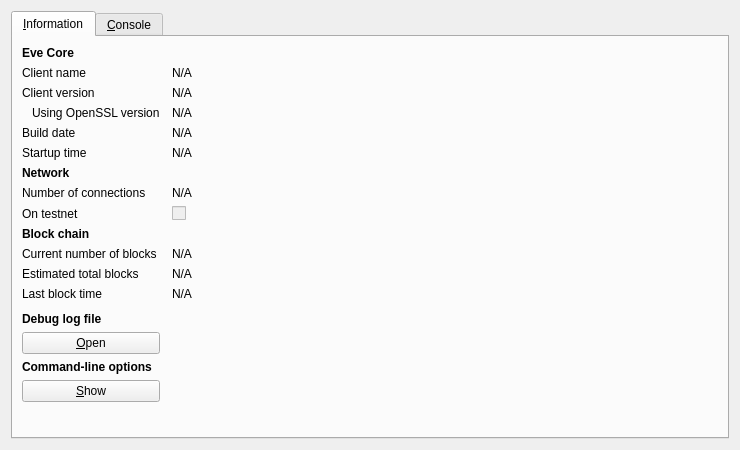
<?xml version="1.0" encoding="UTF-8"?>
<ui version="4.0">
 <class>RPCConsole</class>
 <widget class="QDialog" name="RPCConsole">
  <property name="geometry">
   <rect>
    <x>0</x>
    <y>0</y>
    <width>740</width>
    <height>450</height>
   </rect>
  </property>
  <property name="windowTitle">
   <string>Eve - Debug window</string>
  </property>
  <layout class="QVBoxLayout" name="verticalLayout_2">
   <item>
    <widget class="QTabWidget" name="tabWidget">
     <property name="currentIndex">
      <number>0</number>
     </property>
     <widget class="QWidget" name="tab_info">
      <attribute name="title">
       <string>&amp;Information</string>
      </attribute>
      <layout class="QGridLayout" name="gridLayout" columnstretch="0,1">
       <property name="horizontalSpacing">
        <number>12</number>
       </property>
       <item row="0" column="0">
        <widget class="QLabel" name="label_9">
         <property name="font">
          <font>
           <weight>75</weight>
           <bold>true</bold>
          </font>
         </property>
         <property name="text">
          <string>Eve Core</string>
         </property>
        </widget>
       </item>
       <item row="1" column="0">
        <widget class="QLabel" name="label_5">
         <property name="text">
          <string>Client name</string>
         </property>
        </widget>
       </item>
       <item row="1" column="1">
        <widget class="QLabel" name="clientName">
         <property name="cursor">
          <cursorShape>IBeamCursor</cursorShape>
         </property>
         <property name="text">
          <string>N/A</string>
         </property>
         <property name="textFormat">
          <enum>Qt::PlainText</enum>
         </property>
         <property name="textInteractionFlags">
          <set>Qt::LinksAccessibleByMouse|Qt::TextSelectableByKeyboard|Qt::TextSelectableByMouse</set>
         </property>
        </widget>
       </item>
       <item row="2" column="0">
        <widget class="QLabel" name="label_6">
         <property name="text">
          <string>Client version</string>
         </property>
        </widget>
       </item>
       <item row="2" column="1">
        <widget class="QLabel" name="clientVersion">
         <property name="cursor">
          <cursorShape>IBeamCursor</cursorShape>
         </property>
         <property name="text">
          <string>N/A</string>
         </property>
         <property name="textFormat">
          <enum>Qt::PlainText</enum>
         </property>
         <property name="textInteractionFlags">
          <set>Qt::LinksAccessibleByMouse|Qt::TextSelectableByKeyboard|Qt::TextSelectableByMouse</set>
         </property>
        </widget>
       </item>
       <item row="3" column="0">
        <widget class="QLabel" name="label_14">
         <property name="text">
          <string>Using OpenSSL version</string>
         </property>
         <property name="indent">
          <number>10</number>
         </property>
        </widget>
       </item>
       <item row="3" column="1">
        <widget class="QLabel" name="openSSLVersion">
         <property name="cursor">
          <cursorShape>IBeamCursor</cursorShape>
         </property>
         <property name="text">
          <string>N/A</string>
         </property>
         <property name="textFormat">
          <enum>Qt::PlainText</enum>
         </property>
         <property name="textInteractionFlags">
          <set>Qt::LinksAccessibleByMouse|Qt::TextSelectableByKeyboard|Qt::TextSelectableByMouse</set>
         </property>
        </widget>
       </item>
       <item row="4" column="0">
        <widget class="QLabel" name="label_12">
         <property name="text">
          <string>Build date</string>
         </property>
        </widget>
       </item>
       <item row="4" column="1">
        <widget class="QLabel" name="buildDate">
         <property name="cursor">
          <cursorShape>IBeamCursor</cursorShape>
         </property>
         <property name="text">
          <string>N/A</string>
         </property>
         <property name="textFormat">
          <enum>Qt::PlainText</enum>
         </property>
         <property name="textInteractionFlags">
          <set>Qt::LinksAccessibleByMouse|Qt::TextSelectableByKeyboard|Qt::TextSelectableByMouse</set>
         </property>
        </widget>
       </item>
       <item row="5" column="0">
        <widget class="QLabel" name="label_13">
         <property name="text">
          <string>Startup time</string>
         </property>
        </widget>
       </item>
       <item row="5" column="1">
        <widget class="QLabel" name="startupTime">
         <property name="cursor">
          <cursorShape>IBeamCursor</cursorShape>
         </property>
         <property name="text">
          <string>N/A</string>
         </property>
         <property name="textFormat">
          <enum>Qt::PlainText</enum>
         </property>
         <property name="textInteractionFlags">
          <set>Qt::LinksAccessibleByMouse|Qt::TextSelectableByKeyboard|Qt::TextSelectableByMouse</set>
         </property>
        </widget>
       </item>
       <item row="6" column="0">
        <widget class="QLabel" name="label_11">
         <property name="font">
          <font>
           <weight>75</weight>
           <bold>true</bold>
          </font>
         </property>
         <property name="text">
          <string>Network</string>
         </property>
        </widget>
       </item>
       <item row="7" column="0">
        <widget class="QLabel" name="label_7">
         <property name="text">
          <string>Number of connections</string>
         </property>
        </widget>
       </item>
       <item row="7" column="1">
        <widget class="QLabel" name="numberOfConnections">
         <property name="cursor">
          <cursorShape>IBeamCursor</cursorShape>
         </property>
         <property name="text">
          <string>N/A</string>
         </property>
         <property name="textFormat">
          <enum>Qt::PlainText</enum>
         </property>
         <property name="textInteractionFlags">
          <set>Qt::LinksAccessibleByMouse|Qt::TextSelectableByKeyboard|Qt::TextSelectableByMouse</set>
         </property>
        </widget>
       </item>
       <item row="8" column="0">
        <widget class="QLabel" name="label_8">
         <property name="text">
          <string>On testnet</string>
         </property>
        </widget>
       </item>
       <item row="8" column="1">
        <widget class="QCheckBox" name="isTestNet">
         <property name="enabled">
          <bool>false</bool>
         </property>
         <property name="text">
          <string/>
         </property>
        </widget>
       </item>
       <item row="9" column="0">
        <widget class="QLabel" name="label_10">
         <property name="font">
          <font>
           <weight>75</weight>
           <bold>true</bold>
          </font>
         </property>
         <property name="text">
          <string>Block chain</string>
         </property>
        </widget>
       </item>
       <item row="10" column="0">
        <widget class="QLabel" name="label_3">
         <property name="text">
          <string>Current number of blocks</string>
         </property>
        </widget>
       </item>
       <item row="10" column="1">
        <widget class="QLabel" name="numberOfBlocks">
         <property name="cursor">
          <cursorShape>IBeamCursor</cursorShape>
         </property>
         <property name="text">
          <string>N/A</string>
         </property>
         <property name="textFormat">
          <enum>Qt::PlainText</enum>
         </property>
         <property name="textInteractionFlags">
          <set>Qt::LinksAccessibleByMouse|Qt::TextSelectableByKeyboard|Qt::TextSelectableByMouse</set>
         </property>
        </widget>
       </item>
       <item row="11" column="0">
        <widget class="QLabel" name="label_4">
         <property name="text">
          <string>Estimated total blocks</string>
         </property>
        </widget>
       </item>
       <item row="11" column="1">
        <widget class="QLabel" name="totalBlocks">
         <property name="cursor">
          <cursorShape>IBeamCursor</cursorShape>
         </property>
         <property name="text">
          <string>N/A</string>
         </property>
         <property name="textFormat">
          <enum>Qt::PlainText</enum>
         </property>
         <property name="textInteractionFlags">
          <set>Qt::LinksAccessibleByMouse|Qt::TextSelectableByKeyboard|Qt::TextSelectableByMouse</set>
         </property>
        </widget>
       </item>
       <item row="12" column="0">
        <widget class="QLabel" name="label_2">
         <property name="text">
          <string>Last block time</string>
         </property>
        </widget>
       </item>
       <item row="12" column="1">
        <widget class="QLabel" name="lastBlockTime">
         <property name="cursor">
          <cursorShape>IBeamCursor</cursorShape>
         </property>
         <property name="text">
          <string>N/A</string>
         </property>
         <property name="textFormat">
          <enum>Qt::PlainText</enum>
         </property>
         <property name="textInteractionFlags">
          <set>Qt::LinksAccessibleByMouse|Qt::TextSelectableByKeyboard|Qt::TextSelectableByMouse</set>
         </property>
        </widget>
       </item>
       <item row="13" column="0">
        <spacer name="verticalSpacer_2">
         <property name="orientation">
          <enum>Qt::Vertical</enum>
         </property>
         <property name="sizeHint" stdset="0">
          <size>
           <width>20</width>
           <height>20</height>
          </size>
         </property>
        </spacer>
       </item>
       <item row="14" column="0">
        <widget class="QLabel" name="labelDebugLogfile">
         <property name="font">
          <font>
           <weight>75</weight>
           <bold>true</bold>
          </font>
         </property>
         <property name="text">
          <string>Debug log file</string>
         </property>
        </widget>
       </item>
       <item row="15" column="0">
        <widget class="QPushButton" name="openDebugLogfileButton">
         <property name="toolTip">
          <string>Open the Eve debug log file from the current data directory. This can take a few seconds for large log files.</string>
         </property>
         <property name="text">
          <string>&amp;Open</string>
         </property>
         <property name="autoDefault">
          <bool>false</bool>
         </property>
        </widget>
       </item>
       <item row="16" column="0">
        <widget class="QLabel" name="labelCLOptions">
         <property name="font">
          <font>
           <weight>75</weight>
           <bold>true</bold>
          </font>
         </property>
         <property name="text">
          <string>Command-line options</string>
         </property>
        </widget>
       </item>
       <item row="17" column="0">
        <widget class="QPushButton" name="showCLOptionsButton">
         <property name="toolTip">
          <string>Show the Eve-Qt help message to get a list with possible Eve command-line options.</string>
         </property>
         <property name="text">
          <string>&amp;Show</string>
         </property>
         <property name="autoDefault">
          <bool>false</bool>
         </property>
        </widget>
       </item>
       <item row="18" column="0">
        <spacer name="verticalSpacer">
         <property name="orientation">
          <enum>Qt::Vertical</enum>
         </property>
         <property name="sizeHint" stdset="0">
          <size>
           <width>20</width>
           <height>40</height>
          </size>
         </property>
        </spacer>
       </item>
      </layout>
     </widget>
     <widget class="QWidget" name="tab_console">
      <attribute name="title">
       <string>&amp;Console</string>
      </attribute>
      <layout class="QVBoxLayout" name="verticalLayout_3">
       <property name="spacing">
        <number>3</number>
       </property>
       <item>
        <widget class="QTextEdit" name="messagesWidget">
         <property name="minimumSize">
          <size>
           <width>0</width>
           <height>100</height>
          </size>
         </property>
         <property name="readOnly">
          <bool>true</bool>
         </property>
         <property name="tabKeyNavigation" stdset="0">
          <bool>false</bool>
         </property>
         <property name="columnCount" stdset="0">
          <number>2</number>
         </property>
        </widget>
       </item>
       <item>
        <layout class="QHBoxLayout" name="horizontalLayout">
         <property name="spacing">
          <number>3</number>
         </property>
         <item>
          <widget class="QLabel" name="label">
           <property name="text">
            <string notr="true">&gt;</string>
           </property>
          </widget>
         </item>
         <item>
          <widget class="QLineEdit" name="lineEdit"/>
         </item>
         <item>
          <widget class="QPushButton" name="clearButton">
           <property name="maximumSize">
            <size>
             <width>24</width>
             <height>24</height>
            </size>
           </property>
           <property name="toolTip">
            <string>Clear console</string>
           </property>
           <property name="text">
            <string/>
           </property>
           <property name="icon">
            <iconset resource="../bitcoin.qrc">
             <normaloff>:/icons/remove</normaloff>:/icons/remove</iconset>
           </property>
           <property name="shortcut">
            <string notr="true">Ctrl+L</string>
           </property>
           <property name="autoDefault">
            <bool>false</bool>
           </property>
          </widget>
         </item>
        </layout>
       </item>
      </layout>
     </widget>
    </widget>
   </item>
  </layout>
 </widget>
 <resources>
  <include location="../bitcoin.qrc"/>
 </resources>
 <connections/>
</ui>
